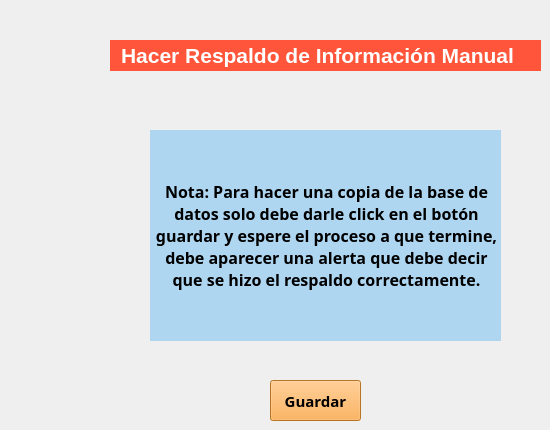
   <widget class="QWidget" name="tab_4">
    <attribute name="title">
     <string>Hacer Backup</string>
    </attribute>
    <widget class="QLabel" name="label_14">
     <property name="geometry">
      <rect>
       <x>110</x>
       <y>40</y>
       <width>431</width>
       <height>31</height>
      </rect>
     </property>
     <property name="font">
      <font>
       <pointsize>16</pointsize>
       <weight>75</weight>
       <bold>true</bold>
      </font>
     </property>
     <property name="styleSheet">
      <string notr="true">background-color: rgb(255, 85, 58); color: white; padding: 0 5px 0 5px</string>
     </property>
     <property name="text">
      <string>Hacer Respaldo de Información Manual</string>
     </property>
    </widget>
    <widget class="QPushButton" name="pushButtonSaveTab6">
     <property name="geometry">
      <rect>
       <x>270</x>
       <y>380</y>
       <width>91</width>
       <height>41</height>
      </rect>
     </property>
     <property name="font">
      <font>
       <family>Arial Black</family>
       <pointsize>11</pointsize>
       <weight>75</weight>
       <bold>true</bold>
      </font>
     </property>
     <property name="styleSheet">
      <string notr="true">background-color: rgb(255, 162, 51); </string>
     </property>
     <property name="text">
      <string>Guardar</string>
     </property>
    </widget>
    <widget class="QLabel" name="label_28">
     <property name="geometry">
      <rect>
       <x>150</x>
       <y>130</y>
       <width>351</width>
       <height>211</height>
      </rect>
     </property>
     <property name="font">
      <font>
       <family>Arial Black</family>
       <pointsize>12</pointsize>
       <weight>75</weight>
       <bold>true</bold>
      </font>
     </property>
     <property name="styleSheet">
      <string notr="true">background-color:rgb(174, 214, 241 ); padding:0 0 0 2px;</string>
     </property>
     <property name="text">
      <string>Nota: Para hacer una copia de la base de datos solo debe darle click en el botón guardar y espere el proceso a que termine, debe aparecer una alerta que debe decir que se hizo el respaldo correctamente.</string>
     </property>
     <property name="alignment">
      <set>Qt::AlignCenter</set>
     </property>
     <property name="wordWrap">
      <bool>true</bool>
     </property>
    </widget>
   </widget>
